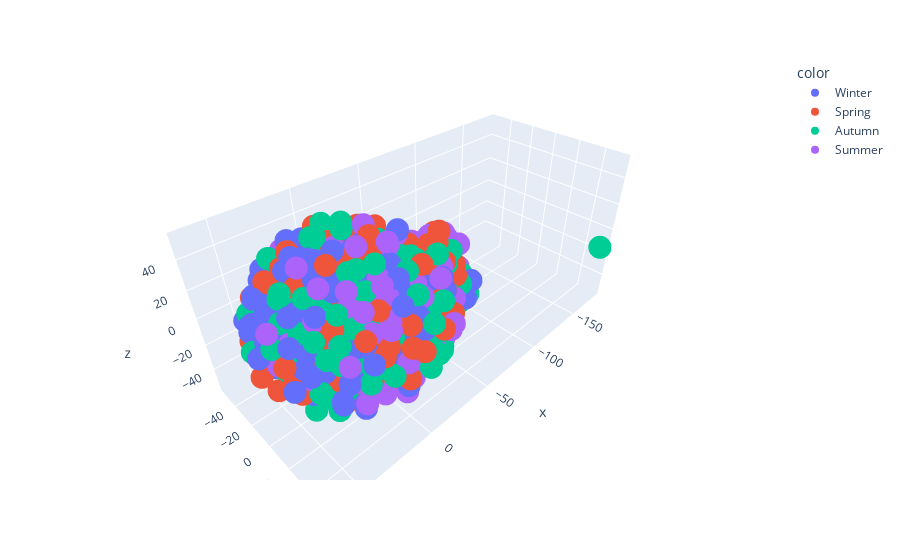

Notebook cell for this chart:
### Code cell
fig = px.scatter_3d(x=X_tsne[:, 0], y=X_tsne[:, 1], z=X_tsne[:, 2],
    color=labels, hover_name=names)
fig.show()

### Figure 1 — Plotly figure (JSON) as saved in the notebook; plotly's stock layout.template omitted (floating-point values rounded to 4 significant figures; data arrays with more than 128 entries replaced by an {"elided": "..."} marker saying what was removed)
{"data": [{"hovertemplate": "<b>%{hovertext}</b><br><br>color=Winter<br>x=%{x}<br>y=%{y}<br>z=%{z}<extra></extra>", "hovertext": {"elided": "372 str values"}, "legendgroup": "Winter", "marker": {"color": "#636efa", "symbol": "circle"}, "mode": "markers", "name": "Winter", "scene": "scene", "showlegend": true, "type": "scatter3d", "x": {"elided": "372 float values"}, "y": {"elided": "372 float values"}, "z": {"elided": "372 float values"}}, {"hovertemplate": "<b>%{hovertext}</b><br><br>color=Spring<br>x=%{x}<br>y=%{y}<br>z=%{z}<extra></extra>", "hovertext": {"elided": "269 str values"}, "legendgroup": "Spring", "marker": {"color": "#EF553B", "symbol": "circle"}, "mode": "markers", "name": "Spring", "scene": "scene", "showlegend": true, "type": "scatter3d", "x": {"elided": "269 float values"}, "y": {"elided": "269 float values"}, "z": {"elided": "269 float values"}}, {"hovertemplate": "<b>%{hovertext}</b><br><br>color=Autumn<br>x=%{x}<br>y=%{y}<br>z=%{z}<extra></extra>", "hovertext": {"elided": "374 str values"}, "legendgroup": "Autumn", "marker": {"color": "#00cc96", "symbol": "circle"}, "mode": "markers", "name": "Autumn", "scene": "scene", "showlegend": true, "type": "scatter3d", "x": {"elided": "374 float values"}, "y": {"elided": "374 float values"}, "z": {"elided": "374 float values"}}, {"hovertemplate": "<b>%{hovertext}</b><br><br>color=Summer<br>x=%{x}<br>y=%{y}<br>z=%{z}<extra></extra>", "hovertext": {"elided": "284 str values"}, "legendgroup": "Summer", "marker": {"color": "#ab63fa", "symbol": "circle"}, "mode": "markers", "name": "Summer", "scene": "scene", "showlegend": true, "type": "scatter3d", "x": {"elided": "284 float values"}, "y": {"elided": "284 float values"}, "z": {"elided": "284 float values"}}], "layout": {"legend": {"title": {"text": "color"}, "tracegroupgap": 0}, "margin": {"t": 60}, "scene": {"domain": {"x": [0, 1], "y": [0, 1]}, "xaxis": {"title": {"text": "x"}}, "yaxis": {"title": {"text": "y"}}, "zaxis": {"title": {"text": "z"}}}}}
